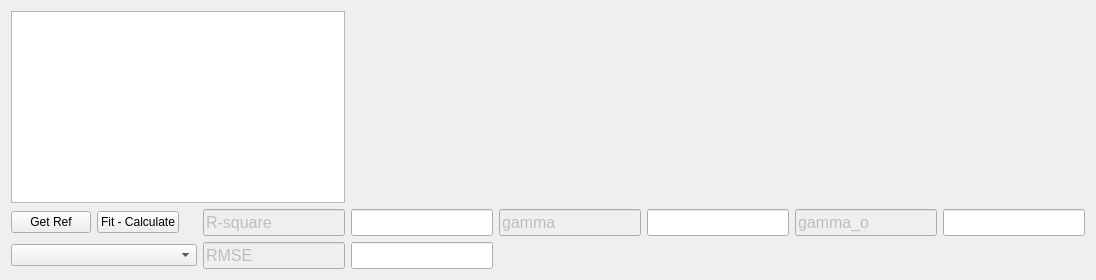
          <widget class="QWidget" name="tab_3">
           <attribute name="title">
            <string>Zeff</string>
           </attribute>
           <layout class="QGridLayout" name="gridLayout_39">
            <item row="2" column="5">
             <widget class="QLineEdit" name="Zeff_r_square">
              <property name="enabled">
               <bool>false</bool>
              </property>
              <property name="font">
               <font>
                <pointsize>12</pointsize>
               </font>
              </property>
              <property name="text">
               <string>R-square</string>
              </property>
             </widget>
            </item>
            <item row="3" column="5">
             <widget class="QLineEdit" name="Zeff_RMSE">
              <property name="enabled">
               <bool>false</bool>
              </property>
              <property name="font">
               <font>
                <pointsize>12</pointsize>
               </font>
              </property>
              <property name="text">
               <string>RMSE</string>
              </property>
             </widget>
            </item>
            <item row="0" column="7" colspan="5">
             <widget class="QWidget" name="Zeff_plot_1" native="true"/>
            </item>
            <item row="3" column="7">
             <widget class="QLineEdit" name="Zeff_RMSE_text">
              <property name="font">
               <font>
                <pointsize>12</pointsize>
               </font>
              </property>
             </widget>
            </item>
            <item row="2" column="9">
             <widget class="QLineEdit" name="Zeff_fit_01_text">
              <property name="font">
               <font>
                <pointsize>12</pointsize>
               </font>
              </property>
             </widget>
            </item>
            <item row="2" column="8">
             <widget class="QLineEdit" name="Zeff_fit_1">
              <property name="enabled">
               <bool>false</bool>
              </property>
              <property name="font">
               <font>
                <pointsize>12</pointsize>
               </font>
              </property>
              <property name="text">
               <string>gamma</string>
              </property>
             </widget>
            </item>
            <item row="2" column="0">
             <widget class="QPushButton" name="Zeff_get_ref">
              <property name="text">
               <string>Get Ref</string>
              </property>
             </widget>
            </item>
            <item row="2" column="10">
             <widget class="QLineEdit" name="Zeff_fit_2">
              <property name="enabled">
               <bool>false</bool>
              </property>
              <property name="font">
               <font>
                <pointsize>12</pointsize>
               </font>
              </property>
              <property name="text">
               <string>gamma_o</string>
              </property>
             </widget>
            </item>
            <item row="2" column="1">
             <widget class="QPushButton" name="Zeff_calc_cal">
              <property name="text">
               <string>Fit - Calculate</string>
              </property>
             </widget>
            </item>
            <item row="0" column="0" rowspan="2" colspan="6">
             <widget class="QTableWidget" name="tableZeff"/>
            </item>
            <item row="3" column="0" colspan="5">
             <widget class="QComboBox" name="Zeff_method"/>
            </item>
            <item row="2" column="11">
             <widget class="QLineEdit" name="Zeff_fit_02_text">
              <property name="font">
               <font>
                <pointsize>12</pointsize>
               </font>
              </property>
             </widget>
            </item>
            <item row="1" column="7" colspan="5">
             <widget class="QWidget" name="Zeff_plot_2" native="true"/>
            </item>
            <item row="2" column="7">
             <widget class="QLineEdit" name="Zeff_r_square_text">
              <property name="font">
               <font>
                <pointsize>12</pointsize>
               </font>
              </property>
             </widget>
            </item>
           </layout>
          </widget>
